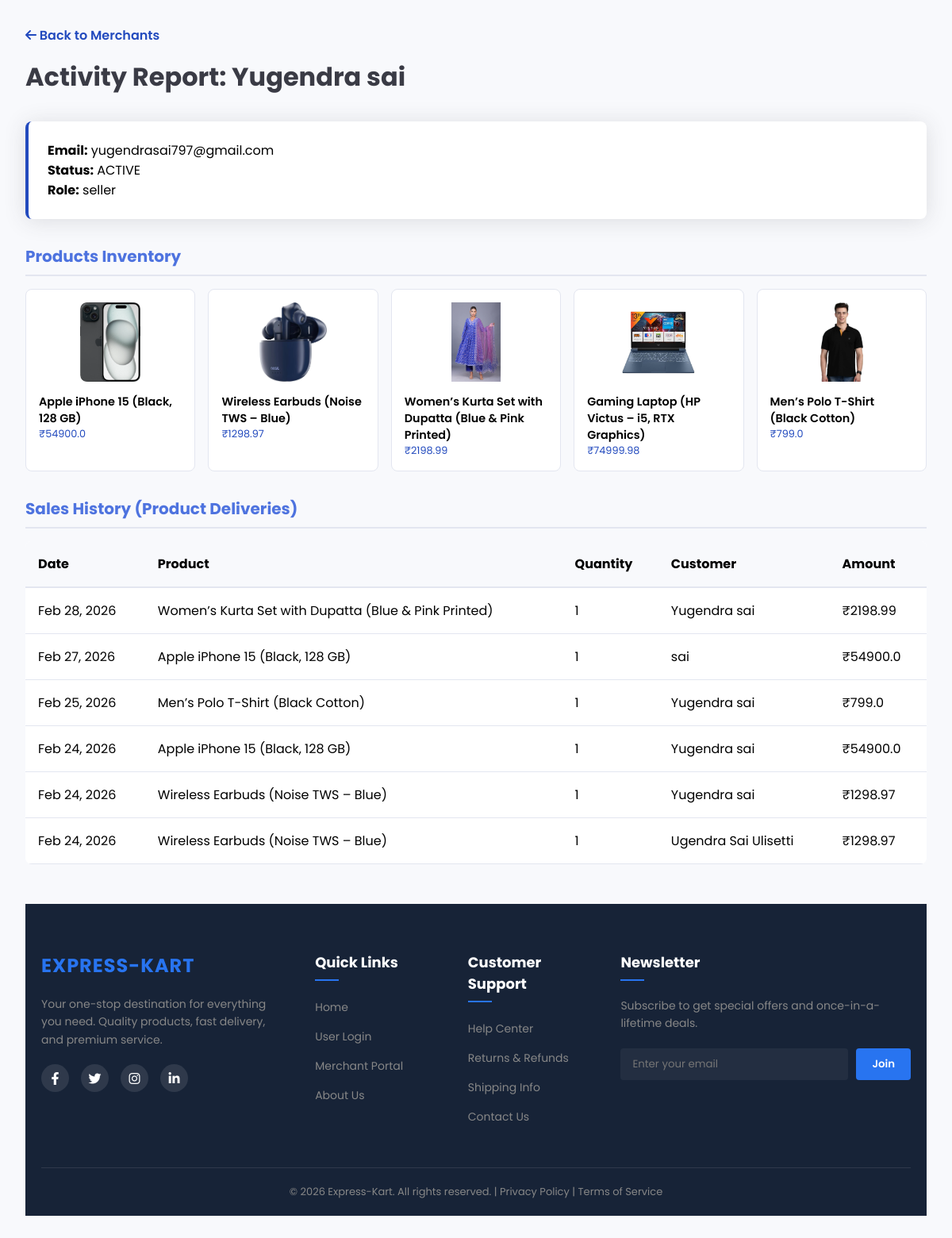
Page /super-admin/merchant-history/5 (signed in) on the earlier database version.
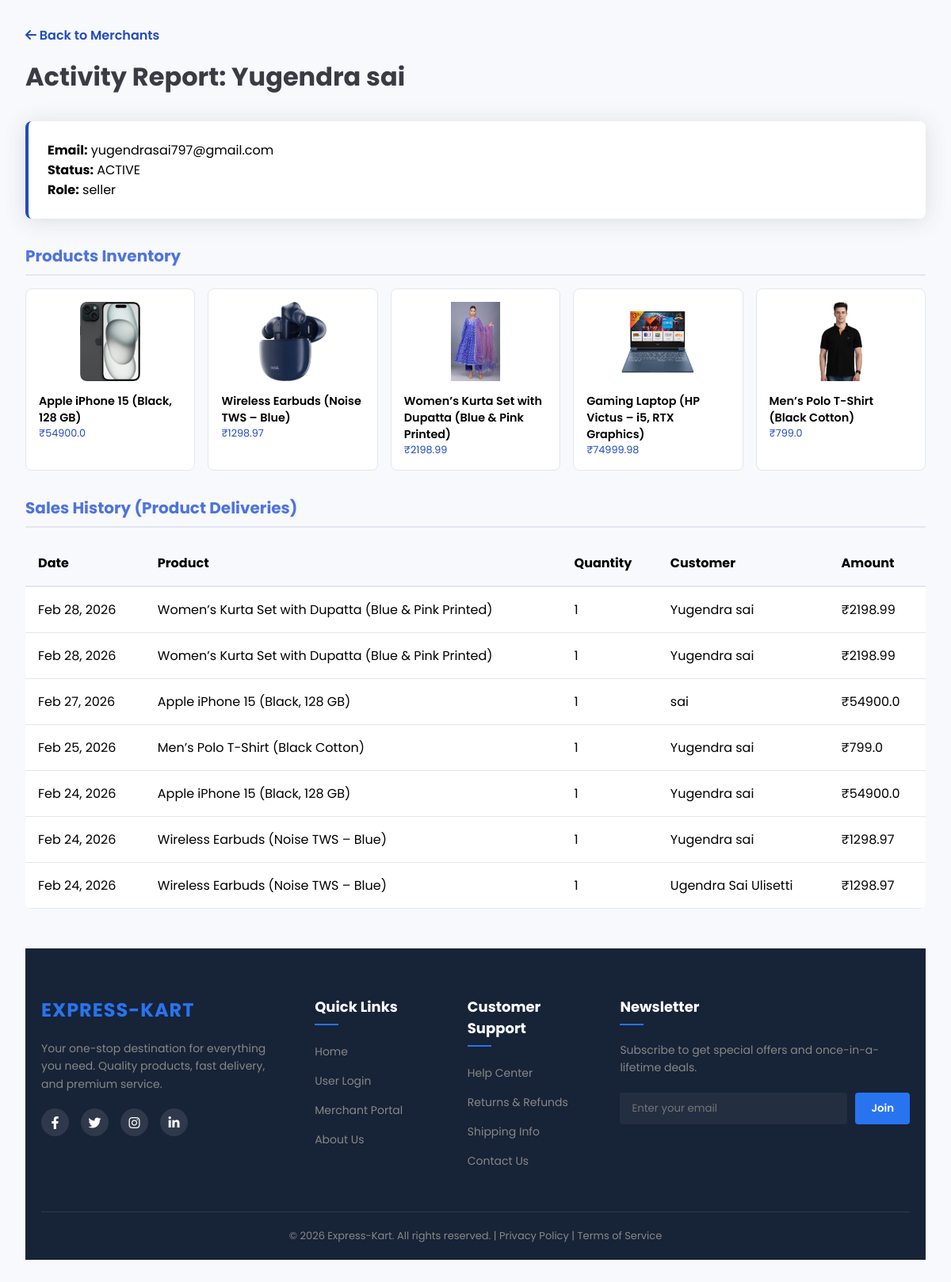
Same page on the later database version.
### tables this page shows
CREATE TABLE products (
        product_id INTEGER PRIMARY KEY AUTOINCREMENT,
        name TEXT NOT NULL,
        description TEXT,
        category TEXT,
        price REAL,
        image TEXT,
        admin_id INTEGER, stock INTEGER DEFAULT 10,
        FOREIGN KEY (admin_id) REFERENCES admin (admin_id)
    );

CREATE TABLE order_items (
        item_id INTEGER PRIMARY KEY AUTOINCREMENT,
        order_id INTEGER,
        product_id INTEGER,
        product_name TEXT,
        quantity INTEGER,
        price REAL, is_seen INTEGER DEFAULT 0,
        FOREIGN KEY (order_id) REFERENCES orders (order_id),
        FOREIGN KEY (product_id) REFERENCES products (product_id)
    );

CREATE TABLE orders (
        order_id INTEGER PRIMARY KEY AUTOINCREMENT,
        user_id INTEGER,
        razorpay_order_id TEXT,
        razorpay_payment_id TEXT,
        amount REAL,
        payment_status TEXT,
        created_at DATETIME DEFAULT CURRENT_TIMESTAMP, address TEXT,
        FOREIGN KEY (user_id) REFERENCES users (user_id)
    );

CREATE TABLE users (
        user_id INTEGER PRIMARY KEY AUTOINCREMENT,
        name TEXT NOT NULL,
        email TEXT UNIQUE NOT NULL,
        password TEXT NOT NULL
    , status TEXT DEFAULT 'active');

### app.py (the view)
@app.route('/super-admin/merchant-history/<int:id>')
@super_admin_required
def merchant_history(id):
    conn = get_db_connection()
    cursor = conn.cursor()
    cursor.execute("SELECT * FROM admin WHERE admin_id=?", (id,))
    merchant = cursor.fetchone()
    cursor.execute("SELECT * FROM products WHERE admin_id=?", (id,))
    products = cursor.fetchall()
    cursor.execute("""
        SELECT oi.*, o.created_at, u.name as customer_name, o.payment_status
        FROM order_items oi
        JOIN orders o ON oi.order_id = o.order_id
        JOIN products p ON oi.product_id = p.product_id
        JOIN users u ON o.user_id = u.user_id
        WHERE p.admin_id = ?
        ORDER BY o.created_at DESC
    """, (id,))
    orders = cursor.fetchall()
    cursor.close()
    conn.close()
    return render_template("super_admin/merchant_history.html", merchant=merchant, products=products, orders=orders)

### app.py (called while the page is built)
def get_db_connection():
    conn = sqlite3.connect(config.DB_PATH)
    conn.row_factory = sqlite3.Row
    return conn

@app.template_filter('strftime')
def strftime_filter(date_str, format='%b %d, %Y'):
    if not date_str:
        return ""
    if isinstance(date_str, str):
        try:
            from datetime import datetime
            dt = datetime.strptime(date_str, '%Y-%m-%d %H:%M:%S')
            return dt.strftime(format)
        except Exception:
            return date_str
    return date_str.strftime(format)

def super_admin_required(f):
    from functools import wraps
    @wraps(f)
    def decorated_function(*args, **kwargs):
        if 'super_id' not in session:
            return redirect('/admin-secure-access-xk9')
        return f(*args, **kwargs)
    return decorated_function

### templates/super_admin/merchant_history.html (shortened to what this page needs)
<!DOCTYPE html>
<html lang="en">
<head>
    <link rel="stylesheet" href="https://cdnjs.cloudflare.com/ajax/libs/font-awesome/6.4.0/css/all.min.css">
</head>
<body>
    <div class="container">
        <div class="header">
            <a href="/super-admin/merchants"
                style="text-decoration:none; color:var(--primary-color); font-weight:600;"><i
                    class="fas fa-arrow-left"></i> Back to Merchants</a>
            <h1 style="margin-top:1rem;">Activity Report: {{ merchant.name }}</h1>
        </div>
        <div class="info-card">
            <p><strong>Email:</strong> {{ merchant.email }}</p>
            <p><strong>Status:</strong> {{ merchant.status | upper }}</p>
            <p><strong>Role:</strong> {{ merchant.role }}</p>
        </div>
        <div class="section">
            <h2>Products Inventory</h2>
            <div class="grid">
                {% for product in products %}
                <div class="product-card">
                    <img src="/static/uploads/product_images/{{ product.image }}" alt="{{ product.name }}">
                    <p style="font-weight:600; font-size:0.9rem;">{{ product.name }}</p>
                    <p style="color:var(--primary-color); font-size:0.8rem;">₹{{ product.price }}</p>
                </div>
                {% else %}
                <p>No products added yet.</p>
                {% endfor %}
            </div>
        </div>
        <div class="section">
            <h2>Sales History (Product Deliveries)</h2>
            <table>
                <thead>
                    <tr>
                        <th>Date</th>
                        <th>Product</th>
                        <th>Quantity</th>
                        <th>Customer</th>
                        <th>Amount</th>
                    </tr>
                </thead>
                <tbody>
                    {% for order in orders %}
                    <tr>
                        <td>{{ order.created_at | strftime }}</td>
                        <td>{{ order.product_name }}</td>
                        <td>{{ order.quantity }}</td>
                        <td>{{ order.customer_name }}</td>
                        <td>₹{{ order.price * order.quantity }}</td>
                    </tr>
                    {% else %}
                    <tr>
                        <td colspan="5" style="text-align: center;">No sales recorded yet.</td>
                    </tr>
                    {% endfor %}
                </tbody>
            </table>
        </div>
    </div>
    {% include 'footer.html' %}
</body>
</html>

Differences in the rows shown:
added order_items: created_at|strftime "Feb 28, 2026", product_name "Women’s Kurta Set with Dupatta (Blue & Pink Printed)", quantity "1", customer_name "Yugendra sai", order.price*order.quantity "2198.99"
